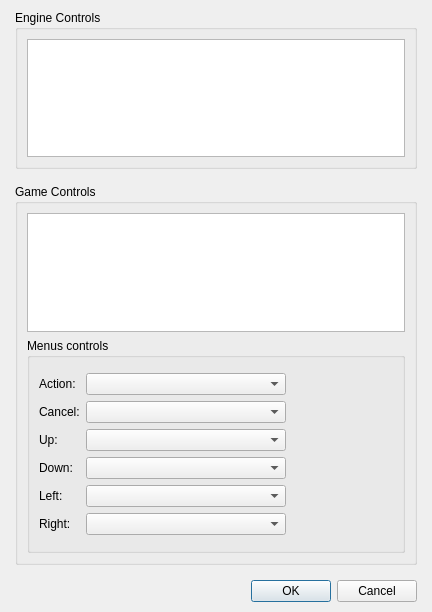
<?xml version="1.0" encoding="UTF-8"?>
<ui version="4.0">
 <class>DialogKeyBoardControls</class>
 <widget class="QDialog" name="DialogKeyBoardControls">
  <property name="geometry">
   <rect>
    <x>0</x>
    <y>0</y>
    <width>432</width>
    <height>612</height>
   </rect>
  </property>
  <property name="windowTitle">
   <string>Keyboard controls</string>
  </property>
  <layout class="QGridLayout" name="gridLayout_5">
   <property name="leftMargin">
    <number>15</number>
   </property>
   <property name="topMargin">
    <number>10</number>
   </property>
   <property name="rightMargin">
    <number>15</number>
   </property>
   <property name="bottomMargin">
    <number>10</number>
   </property>
   <item row="0" column="0">
    <layout class="QVBoxLayout" name="verticalLayout_2">
     <property name="spacing">
      <number>15</number>
     </property>
     <item>
      <widget class="QGroupBox" name="groupBox">
       <property name="title">
        <string>Engine Controls</string>
       </property>
       <layout class="QGridLayout" name="gridLayout">
        <item row="0" column="0">
         <widget class="WidgetSuperTree" name="treeViewEngine"/>
        </item>
       </layout>
      </widget>
     </item>
     <item>
      <widget class="QGroupBox" name="groupBox_2">
       <property name="title">
        <string>Game Controls</string>
       </property>
       <layout class="QGridLayout" name="gridLayout_4">
        <item row="0" column="0">
         <layout class="QVBoxLayout" name="verticalLayout" stretch="1,0">
          <item>
           <widget class="WidgetSuperTree" name="treeViewGame"/>
          </item>
          <item>
           <widget class="QGroupBox" name="groupBox_3">
            <property name="title">
             <string>Menus controls</string>
            </property>
            <layout class="QGridLayout" name="gridLayout_3">
             <property name="topMargin">
              <number>15</number>
             </property>
             <property name="bottomMargin">
              <number>15</number>
             </property>
             <item row="0" column="0">
              <layout class="QGridLayout" name="gridLayout_2">
               <item row="0" column="0">
                <widget class="QLabel" name="label">
                 <property name="text">
                  <string>Action:</string>
                 </property>
                </widget>
               </item>
               <item row="0" column="1">
                <widget class="QComboBox" name="comboBoxAction">
                 <property name="minimumSize">
                  <size>
                   <width>200</width>
                   <height>0</height>
                  </size>
                 </property>
                 <property name="maximumSize">
                  <size>
                   <width>200</width>
                   <height>16777215</height>
                  </size>
                 </property>
                </widget>
               </item>
               <item row="0" column="2" rowspan="6">
                <spacer name="horizontalSpacer">
                 <property name="orientation">
                  <enum>Qt::Horizontal</enum>
                 </property>
                 <property name="sizeHint" stdset="0">
                  <size>
                   <width>108</width>
                   <height>158</height>
                  </size>
                 </property>
                </spacer>
               </item>
               <item row="1" column="0">
                <widget class="QLabel" name="label_2">
                 <property name="text">
                  <string>Cancel:</string>
                 </property>
                </widget>
               </item>
               <item row="1" column="1">
                <widget class="QComboBox" name="comboBoxCancel">
                 <property name="minimumSize">
                  <size>
                   <width>200</width>
                   <height>0</height>
                  </size>
                 </property>
                 <property name="maximumSize">
                  <size>
                   <width>200</width>
                   <height>16777215</height>
                  </size>
                 </property>
                </widget>
               </item>
               <item row="2" column="0">
                <widget class="QLabel" name="label_3">
                 <property name="text">
                  <string>Up:</string>
                 </property>
                </widget>
               </item>
               <item row="2" column="1">
                <widget class="QComboBox" name="comboBoxUp">
                 <property name="minimumSize">
                  <size>
                   <width>200</width>
                   <height>0</height>
                  </size>
                 </property>
                 <property name="maximumSize">
                  <size>
                   <width>200</width>
                   <height>16777215</height>
                  </size>
                 </property>
                </widget>
               </item>
               <item row="3" column="0">
                <widget class="QLabel" name="label_4">
                 <property name="text">
                  <string>Down:</string>
                 </property>
                </widget>
               </item>
               <item row="3" column="1">
                <widget class="QComboBox" name="comboBoxDown">
                 <property name="minimumSize">
                  <size>
                   <width>200</width>
                   <height>0</height>
                  </size>
                 </property>
                 <property name="maximumSize">
                  <size>
                   <width>200</width>
                   <height>16777215</height>
                  </size>
                 </property>
                </widget>
               </item>
               <item row="4" column="0">
                <widget class="QLabel" name="label_5">
                 <property name="text">
                  <string>Left:</string>
                 </property>
                </widget>
               </item>
               <item row="4" column="1">
                <widget class="QComboBox" name="comboBoxLeft">
                 <property name="minimumSize">
                  <size>
                   <width>200</width>
                   <height>0</height>
                  </size>
                 </property>
                 <property name="maximumSize">
                  <size>
                   <width>200</width>
                   <height>16777215</height>
                  </size>
                 </property>
                </widget>
               </item>
               <item row="5" column="0">
                <widget class="QLabel" name="label_6">
                 <property name="text">
                  <string>Right:</string>
                 </property>
                </widget>
               </item>
               <item row="5" column="1">
                <widget class="QComboBox" name="comboBoxRight">
                 <property name="minimumSize">
                  <size>
                   <width>200</width>
                   <height>0</height>
                  </size>
                 </property>
                 <property name="maximumSize">
                  <size>
                   <width>200</width>
                   <height>16777215</height>
                  </size>
                 </property>
                </widget>
               </item>
              </layout>
             </item>
            </layout>
           </widget>
          </item>
         </layout>
        </item>
       </layout>
      </widget>
     </item>
     <item>
      <widget class="QDialogButtonBox" name="buttonBox">
       <property name="orientation">
        <enum>Qt::Horizontal</enum>
       </property>
       <property name="standardButtons">
        <set>QDialogButtonBox::Cancel|QDialogButtonBox::Ok</set>
       </property>
      </widget>
     </item>
    </layout>
   </item>
  </layout>
 </widget>
 <customwidgets>
  <customwidget>
   <class>WidgetSuperTree</class>
   <extends>QTreeView</extends>
   <header>widgetsupertree.h</header>
  </customwidget>
 </customwidgets>
 <resources/>
 <connections>
  <connection>
   <sender>buttonBox</sender>
   <signal>accepted()</signal>
   <receiver>DialogKeyBoardControls</receiver>
   <slot>accept()</slot>
   <hints>
    <hint type="sourcelabel">
     <x>248</x>
     <y>254</y>
    </hint>
    <hint type="destinationlabel">
     <x>157</x>
     <y>274</y>
    </hint>
   </hints>
  </connection>
  <connection>
   <sender>buttonBox</sender>
   <signal>rejected()</signal>
   <receiver>DialogKeyBoardControls</receiver>
   <slot>reject()</slot>
   <hints>
    <hint type="sourcelabel">
     <x>316</x>
     <y>260</y>
    </hint>
    <hint type="destinationlabel">
     <x>286</x>
     <y>274</y>
    </hint>
   </hints>
  </connection>
 </connections>
</ui>
